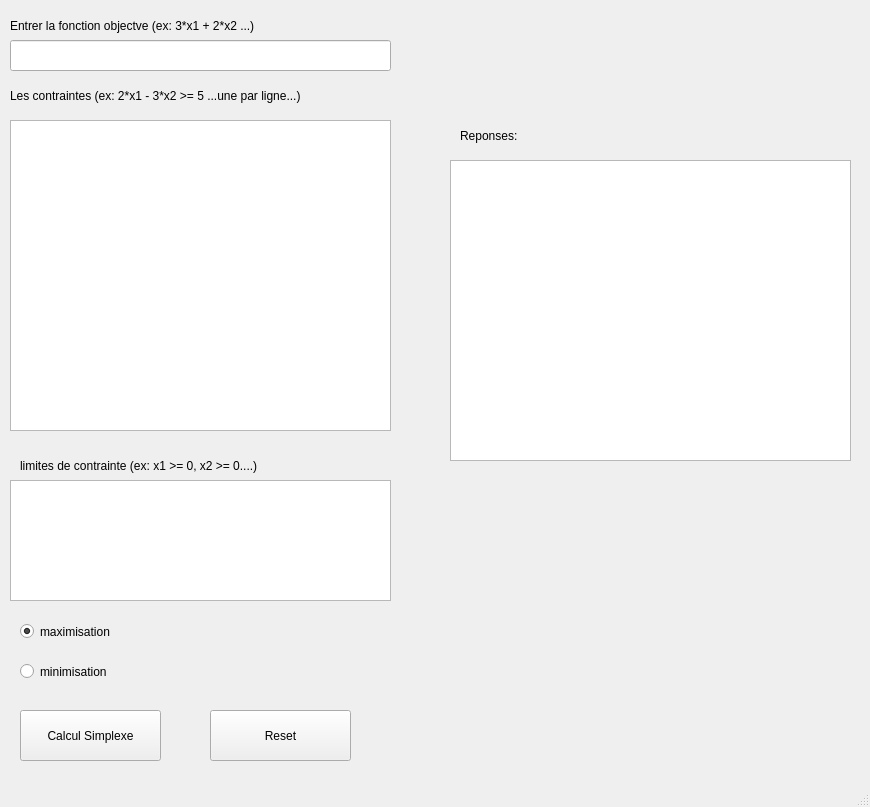
<?xml version="1.0" encoding="UTF-8"?>
<ui version="4.0">
 <class>MainWindow</class>
 <widget class="QMainWindow" name="MainWindow">
  <property name="geometry">
   <rect>
    <x>0</x>
    <y>0</y>
    <width>870</width>
    <height>807</height>
   </rect>
  </property>
  <property name="windowTitle">
   <string>MainWindow</string>
  </property>
  <widget class="QWidget" name="centralwidget">
   <widget class="QLabel" name="label_f_obj">
    <property name="geometry">
     <rect>
      <x>10</x>
      <y>10</y>
      <width>391</width>
      <height>31</height>
     </rect>
    </property>
    <property name="text">
     <string>Entrer la fonction objectve (ex: 3*x1 + 2*x2 ...)</string>
    </property>
   </widget>
   <widget class="QLineEdit" name="obj_function">
    <property name="geometry">
     <rect>
      <x>10</x>
      <y>40</y>
      <width>381</width>
      <height>31</height>
     </rect>
    </property>
   </widget>
   <widget class="QLabel" name="label_constraints">
    <property name="geometry">
     <rect>
      <x>10</x>
      <y>80</y>
      <width>391</width>
      <height>31</height>
     </rect>
    </property>
    <property name="text">
     <string>Les contraintes (ex: 2*x1 - 3*x2 &gt;= 5 ...une par ligne...) </string>
    </property>
   </widget>
   <widget class="QTextEdit" name="constraints_data">
    <property name="geometry">
     <rect>
      <x>10</x>
      <y>120</y>
      <width>381</width>
      <height>311</height>
     </rect>
    </property>
   </widget>
   <widget class="QLabel" name="label_constraint_limits">
    <property name="geometry">
     <rect>
      <x>20</x>
      <y>450</y>
      <width>371</width>
      <height>31</height>
     </rect>
    </property>
    <property name="text">
     <string>limites de contrainte (ex: x1 &gt;= 0, x2 &gt;= 0....)</string>
    </property>
   </widget>
   <widget class="QTextEdit" name="simple_constraint">
    <property name="geometry">
     <rect>
      <x>10</x>
      <y>480</y>
      <width>381</width>
      <height>121</height>
     </rect>
    </property>
   </widget>
   <widget class="QPushButton" name="simplex_calcul">
    <property name="geometry">
     <rect>
      <x>20</x>
      <y>710</y>
      <width>141</width>
      <height>51</height>
     </rect>
    </property>
    <property name="text">
     <string>Calcul Simplexe</string>
    </property>
   </widget>
   <widget class="QPushButton" name="reset_button">
    <property name="geometry">
     <rect>
      <x>210</x>
      <y>710</y>
      <width>141</width>
      <height>51</height>
     </rect>
    </property>
    <property name="text">
     <string>Reset</string>
    </property>
   </widget>
   <widget class="QRadioButton" name="max">
    <property name="geometry">
     <rect>
      <x>20</x>
      <y>620</y>
      <width>112</width>
      <height>23</height>
     </rect>
    </property>
    <property name="text">
     <string>maximisation</string>
    </property>
    <property name="checked">
     <bool>true</bool>
    </property>
   </widget>
   <widget class="QRadioButton" name="min">
    <property name="geometry">
     <rect>
      <x>20</x>
      <y>660</y>
      <width>112</width>
      <height>23</height>
     </rect>
    </property>
    <property name="text">
     <string>minimisation</string>
    </property>
   </widget>
   <widget class="QTextEdit" name="response">
    <property name="geometry">
     <rect>
      <x>450</x>
      <y>160</y>
      <width>401</width>
      <height>301</height>
     </rect>
    </property>
   </widget>
   <widget class="QLabel" name="response_label">
    <property name="geometry">
     <rect>
      <x>460</x>
      <y>120</y>
      <width>121</width>
      <height>31</height>
     </rect>
    </property>
    <property name="text">
     <string>Reponses:</string>
    </property>
   </widget>
  </widget>
  <widget class="QMenuBar" name="menubar">
   <property name="geometry">
    <rect>
     <x>0</x>
     <y>0</y>
     <width>870</width>
     <height>22</height>
    </rect>
   </property>
  </widget>
  <widget class="QStatusBar" name="statusbar"/>
 </widget>
 <resources/>
 <connections/>
</ui>
